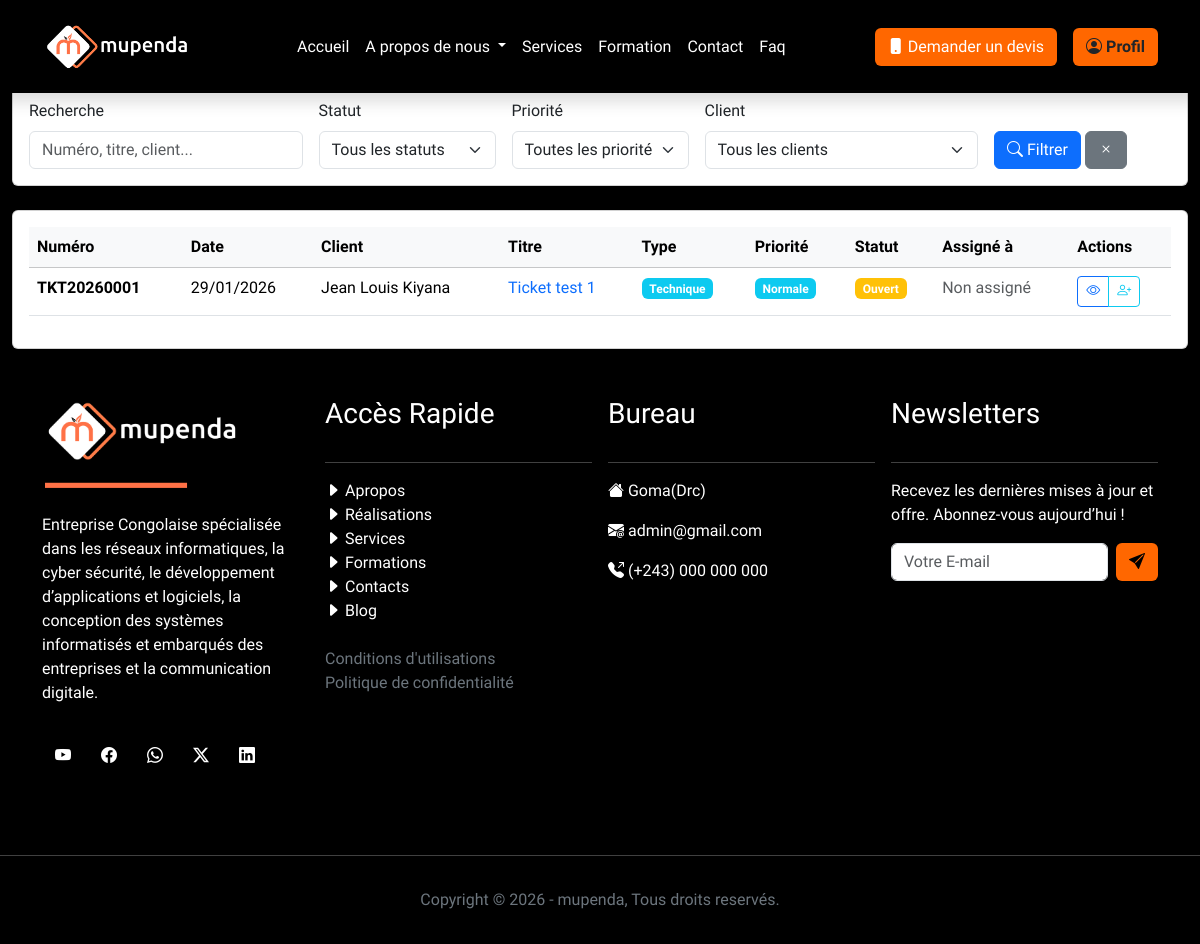
Page /administration/support/tickets/ (signed in) on the committed database.
### MupendaApp/models.py (models this page shows, shortened)
class TicketSupport(models.Model):
    STATUT_CHOICES = [
        ('OUVERT', 'Ouvert'),
        ('EN_COURS', 'En cours'),
        ('RESOLU', 'Résolu'),
        ('FERME', 'Fermé'),
        ('URGENT', 'Urgent'),
    ]
    PRIORITE_CHOICES = [
        ('BASSE', 'Basse'),
        ('NORMALE', 'Normale'),
        ('HAUTE', 'Haute'),
        ('URGENTE', 'Urgente'),
    ]
    TYPE_CHOICES = [
        ('TECHNIQUE', 'Technique'),
        ('FACTURATION', 'Facturation'),
        ('COMMERCIAL', 'Commercial'),
        ('AUTRE', 'Autre'),
    ]
    numero = models.CharField(max_length=50, unique=True)
    client = models.ForeignKey(Client, on_delete=models.CASCADE, related_name='tickets')
    titre = models.CharField(max_length=200)
    description = models.TextField()
    type_demande = models.CharField(max_length=20, choices=TYPE_CHOICES, default='TECHNIQUE')
    priorite = models.CharField(max_length=20, choices=PRIORITE_CHOICES, default='NORMALE')
    statut = models.CharField(max_length=20, choices=STATUT_CHOICES, default='OUVERT')
    assigne_a = models.ForeignKey(
        settings.AUTH_USER_MODEL,
        on_delete=models.SET_NULL,
        null=True,
        blank=True,
        related_name='tickets_assignes'
    )
    projet_concerne = models.ForeignKey(Projet, on_delete=models.SET_NULL, null=True, blank=True, related_name='tickets')
    date_creation = models.DateTimeField(auto_now_add=True)
    date_resolution = models.DateTimeField(null=True, blank=True)
    cree_par = models.ForeignKey(
        settings.AUTH_USER_MODEL,
        on_delete=models.SET_NULL,
        null=True,
        related_name='tickets_crees'
    )
    resolu_par = models.ForeignKey(
        settings.AUTH_USER_MODEL,
        on_delete=models.SET_NULL,
        null=True,
        blank=True,
        related_name='tickets_resolus'
    )
    cree_le = models.DateTimeField(auto_now_add=True)
    modifie_le = models.DateTimeField(auto_now=True)
    class Meta:
        ordering = ['-date_creation']
        verbose_name = "Ticket support"
        verbose_name_plural = "Tickets support"

class Client(models.Model):
    TYPE_CLIENT_CHOICES = [
        ('PME', 'PME'),
        ('STARTUP', 'Startup'),
        ('GRAND_COMPTE', 'Grand Compte'),
        ('PARTICULIER', 'Particulier'),
    ]
    STATUT_CLIENT_CHOICES = [
        ('PROSPECT', 'Prospect'),
        ('ACTIF', 'Actif'),
        ('INACTIF', 'Inactif'),
        ('ARCHIVE', 'Archivé'),
    ]
    nom = models.CharField(max_length=100)
    adresse = models.CharField(max_length=255)
    email = models.EmailField(unique=True)
    telephone = models.CharField(max_length=20, blank=True, null=True)
    type_client = models.CharField(max_length=20, choices=TYPE_CLIENT_CHOICES, default='PARTICULIER')
    statut_client = models.CharField(max_length=20, choices=STATUT_CLIENT_CHOICES, default='PROSPECT')
    siret = models.CharField(max_length=14, blank=True, null=True, help_text="Numéro SIRET pour les entreprises")
    secteur_activite = models.CharField(max_length=100, blank=True, null=True)
    site_web = models.URLField(blank=True, null=True)
    notes = models.TextField(blank=True, null=True)
    responsable_compte = models.ForeignKey(
        settings.AUTH_USER_MODEL,
        on_delete=models.SET_NULL,
        null=True,
        related_name='clients_geres'
    )
    date_creation = models.DateTimeField(auto_now_add=True)
    date_maj = models.DateTimeField(auto_now=True)
    class Meta:
        ordering = ['-date_creation']
        verbose_name = "Client"
        verbose_name_plural = "Clients"

### MupendaApp/views.py (the view)
# urls.py: path('administration/support/tickets/', views.ListeTicketsView, name='liste_tickets'),
@login_required
def ListeTicketsView(request):
    search = request.GET.get('search', '')
    statut_filter = request.GET.get('statut', '')
    priorite_filter = request.GET.get('priorite', '')
    client_filter = request.GET.get('client', '')
    tickets = TicketSupport.objects.select_related('client', 'assigne_a', 'projet_concerne')
    if search:
        tickets = tickets.filter(
            Q(numero__icontains=search) |
            Q(titre__icontains=search) |
            Q(client__nom__icontains=search)
        )
    if statut_filter:
        tickets = tickets.filter(statut=statut_filter)
    if priorite_filter:
        tickets = tickets.filter(priorite=priorite_filter)
    if client_filter:
        tickets = tickets.filter(client_id=client_filter)
    return render(request, 'administration/support/liste_tickets.html', {
        'tickets': tickets.order_by('-date_creation'),
        'statut_choices': TicketSupport.STATUT_CHOICES,
        'priorite_choices': TicketSupport.PRIORITE_CHOICES,
        'clients': Client.objects.all(),
        'search': search,
        'statut_filter': statut_filter,
        'priorite_filter': priorite_filter,
        'client_filter': client_filter,
    })

### MupendaApp/templates/administration/support/liste_tickets.html (shortened to what this page needs)
{% extends "base.html" %}
{% load static %}
{% block content %}
<div class="container-fluid">
    <div class="d-flex justify-content-between align-items-center mb-4">
        <div>
            <h1 class="h3 mb-0">
            </h1>
            <p class="text-muted mb-0">{{ tickets.count }} ticket(s) trouvé(s)</p>
        </div>
        <div>
            <a href="{% url 'ajouter_ticket' %}" class="btn btn-primary">
            </a>
            <a href="{% url 'support' %}" class="btn btn-secondary">
            </a>
        </div>
    </div>
    <div class="card mb-4">
        <div class="card-body">
            <form method="get" class="row g-3">
                <div class="col-md-3">
                    <label for="search" class="form-label">Recherche</label>
                    <input type="text" class="form-control" id="search" name="search"
                           value="{{ search }}" placeholder="Numéro, titre, client...">
                </div>
                <div class="col-md-2">
                    <label for="statut_filter" class="form-label">Statut</label>
                    <select class="form-select" id="statut_filter" name="statut">
                        <option value="">Tous les statuts</option>
                    </select>
                </div>
                <div class="col-md-2">
                    <label for="priorite_filter" class="form-label">Priorité</label>
                    <select class="form-select" id="priorite_filter" name="priorite">
                        <option value="">Toutes les priorités</option>
                    </select>
                </div>
                <div class="col-md-3">
                    <label for="client_filter" class="form-label">Client</label>
                    <select class="form-select" id="client_filter" name="client">
                        <option value="">Tous les clients</option>
                    </select>
                </div>
                <div class="col-md-2">
                    <label class="form-label">&nbsp;</label><br>
                    <button type="submit" class="btn btn-primary">
                        <i class="bi bi-search"></i> Filtrer
                    </button>
                    <a href="{% url 'liste_tickets' %}" class="btn btn-secondary">
                        <i class="bi bi-x"></i>
                    </a>
                </div>
            </form>
        </div>
    </div>
    <div class="card">
        <div class="card-body">
            {% if tickets %}
                <div class="table-responsive">
                    <table class="table table-hover">
                        <thead class="table-light">
                            <tr>
                                <th>Numéro</th>
                                <th>Date</th>
                                <th>Client</th>
                                <th>Titre</th>
                                <th>Type</th>
                                <th>Priorité</th>
                                <th>Statut</th>
                                <th>Assigné à</th>
                                <th>Actions</th>
                            </tr>
                        </thead>
                        <tbody>
                            {% for ticket in tickets %}
                            <tr>
                                <td>
                                    <strong>{{ ticket.numero }}</strong>
                                </td>
                                <td>{{ ticket.date_creation|date:"d/m/Y" }}</td>
                                <td>{{ ticket.client.nom }}</td>
                                <td>
                                    <a href="{% url 'fiche_ticket' ticket.id %}" class="text-decoration-none">
                                        {{ ticket.titre|truncatechars:40 }}
                                    </a>
                                </td>
                                <td>
                                    <span class="badge bg-info">{{ ticket.get_type_demande_display }}</span>
                                </td>
                                <td>
                                    <span class="badge bg-{% if ticket.priorite == 'URGENTE' %}danger{% elif ticket.priorite == 'HAUTE' %}warning{% elif ticket.priorite == 'NORMALE' %}info{% else %}secondary{% endif %}">
                                        {{ ticket.get_priorite_display }}
                                    </span>
                                </td>
                                <td>
                                    <span class="badge bg-{% if ticket.statut == 'OUVERT' %}warning{% elif ticket.statut == 'EN_COURS' %}info{% elif ticket.statut == 'RESOLU' %}success{% else %}secondary{% endif %}">
                                        {{ ticket.get_statut_display }}
                                    </span>
                                </td>
                                <td>
                                    {% if ticket.assigne_a %}
                                        {{ ticket.assigne_a.get_full_name|default:ticket.assigne_a.username }}
                                    {% else %}
                                        <span class="text-muted">Non assigné</span>
                                    {% endif %}
                                </td>
                                <td>
                                    <div class="btn-group" role="group">
                                        <a href="{% url 'fiche_ticket' ticket.id %}" class="btn btn-sm btn-outline-primary" title="Voir">
                                            <i class="bi bi-eye"></i>
                                        </a>
                                        {% if ticket.statut != 'RESOLU' %}
                                            <a href="{% url 'assigner_ticket' ticket.id %}" class="btn btn-sm btn-outline-info" title="Assigner">
                                                <i class="bi bi-person-plus"></i>
                                            </a>
                                        {% endif %}
                                    </div>
                                </td>
                            </tr>
                            {% endfor %}
                        </tbody>
                    </table>
                </div>
            {% endif %}
        </div>
    </div>
</div>
{% endblock %}

### rows in the picture
TicketSupport: numero "TKT20260001", date_creation "29/01/2026", client.nom "Jean Louis Kiyana", titre "Ticket test 1", type_demande "Technique", priorite "Normale", statut "Ouvert", shows "Non assigné"
